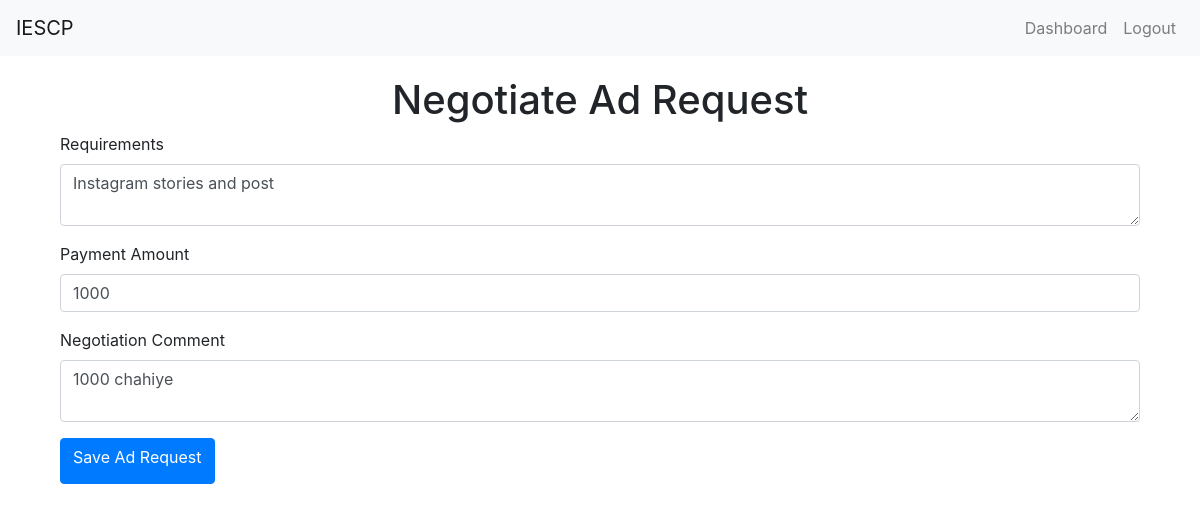
Before: /negotiate_ad_request/4 (signed in) with the older database file.
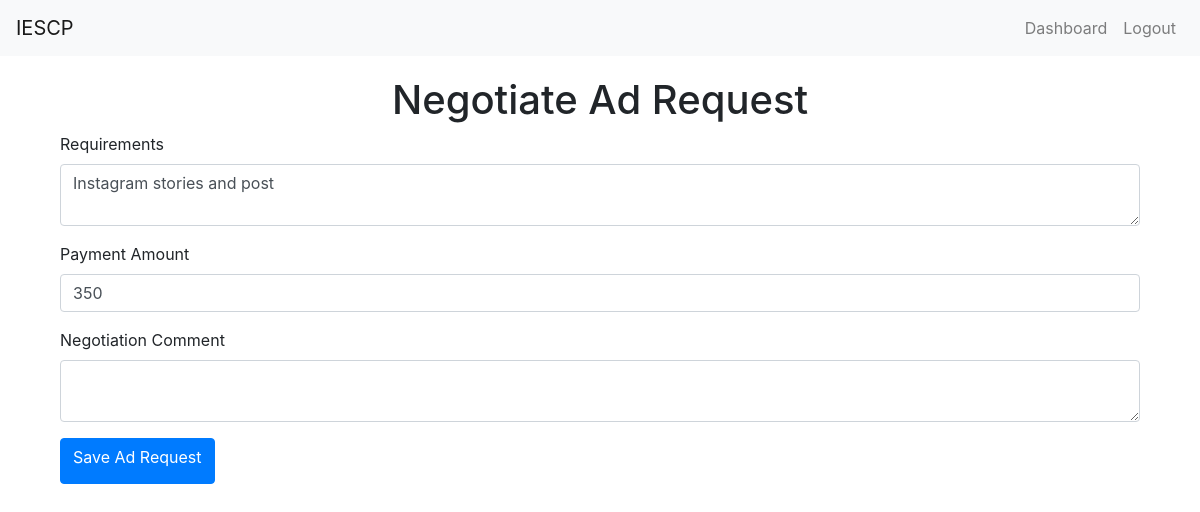
After: the same page with the newer database file.
### app.py (models this page shows, shortened)
class AdRequest(db.Model):
    id = db.Column(db.Integer, primary_key=True)
    campaign_id = db.Column(db.Integer, db.ForeignKey('campaign.id'), nullable=False)
    influencer_id = db.Column(db.Integer, db.ForeignKey('user.id'), nullable=False)
    messages = db.Column(db.Text)
    requirements = db.Column(db.Text)
    payment_amount = db.Column(db.Integer)
    negotiation_comment = db.Column(db.Text, nullable=True)
    status = db.Column(db.String(20), nullable=False, default='Requested')

### app.py (the view, shortened to what this page needs)
@app.route('/negotiate_ad_request/<int:ad_request_id>', methods=['GET', 'POST'])
@login_required
def negotiate_ad_request(ad_request_id):
    ad_request = AdRequest.query.get_or_404(ad_request_id)
    form = AdRequestForm(obj=ad_request)
    form.campaign_id.choices = [(ad_request.campaign_id, ad_request.campaign.name)]
    form.influencer_id.choices = [(ad_request.influencer_id, ad_request.influencer.username)]
    return render_template('negotiate_ad_request.html', legend='Negotiate Ad Request', form=form)

### app.py
class AdRequestForm(FlaskForm):
    campaign_id = SelectField('Campaign', coerce=int, validators=[DataRequired()])
    influencer_id = SelectField('Influencer', coerce=int, validators=[DataRequired()])
    requirements = TextAreaField('Requirements', validators=[DataRequired()])
    payment_amount = FloatField('Payment Amount', validators=[DataRequired()])
    negotiation_comment = TextAreaField('Negotiation Comment', validators=[Optional()])
    submit = SubmitField('Save Ad Request')

### app.py (called while the page is built)
@login_manager.user_loader
def load_user(user_id):
    return User.query.get(int(user_id))

### templates/negotiate_ad_request.html (shortened to what this page needs)
{% extends "layout.html" %}
{% block content %}
<div class="container">
    <h1 class="text-center">{{ legend }}</h1>
    <form method="POST">
        <div class="form-group">
            {{ form.requirements.label(class="form-label") }}
            {{ form.requirements(class="form-control") }}
        </div>
        <div class="form-group">
            {{ form.payment_amount.label(class="form-label") }}
            {{ form.payment_amount(class="form-control") }}
        </div>
        <div class="form-group">
            {{ form.negotiation_comment.label(class="form-label") }}
            {{ form.negotiation_comment(class="form-control") }}
        </div>
        <button type="submit" class="btn btn-primary">{{ form.submit.label }}</button>
    </form>
</div>
{% endblock %}

Changed rows visible on the page:
changed AdRequest "Instagram stories and post": payment_amount "1000" → "350"; negotiation_comment "1000 chahiye" → (not shown)
